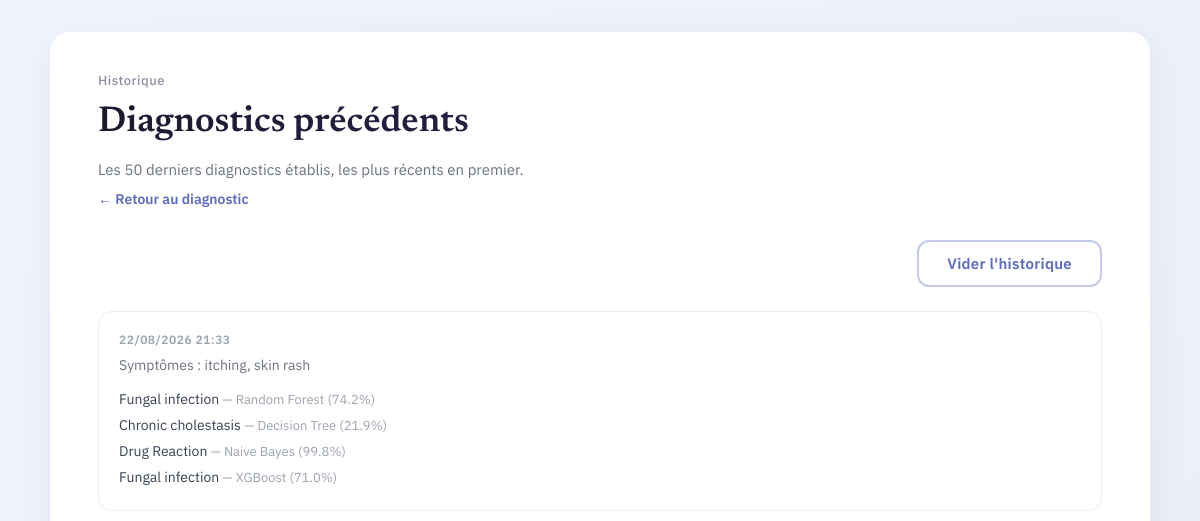
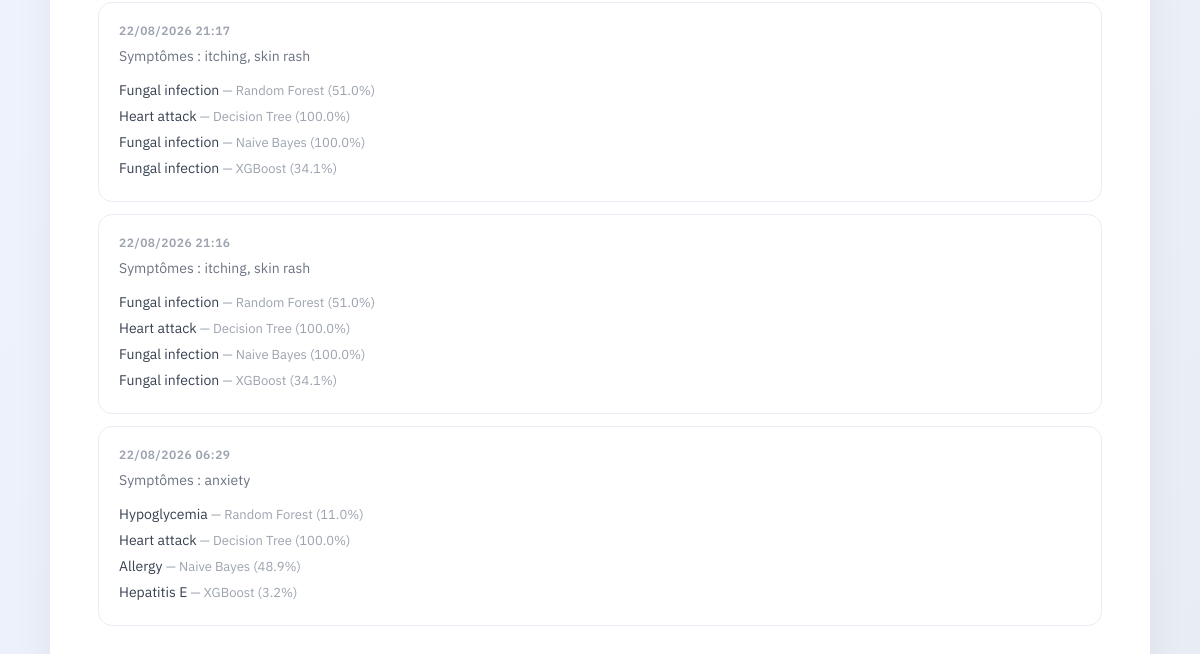
The page /historique on the database as committed earlier (2 pictures, top to bottom).
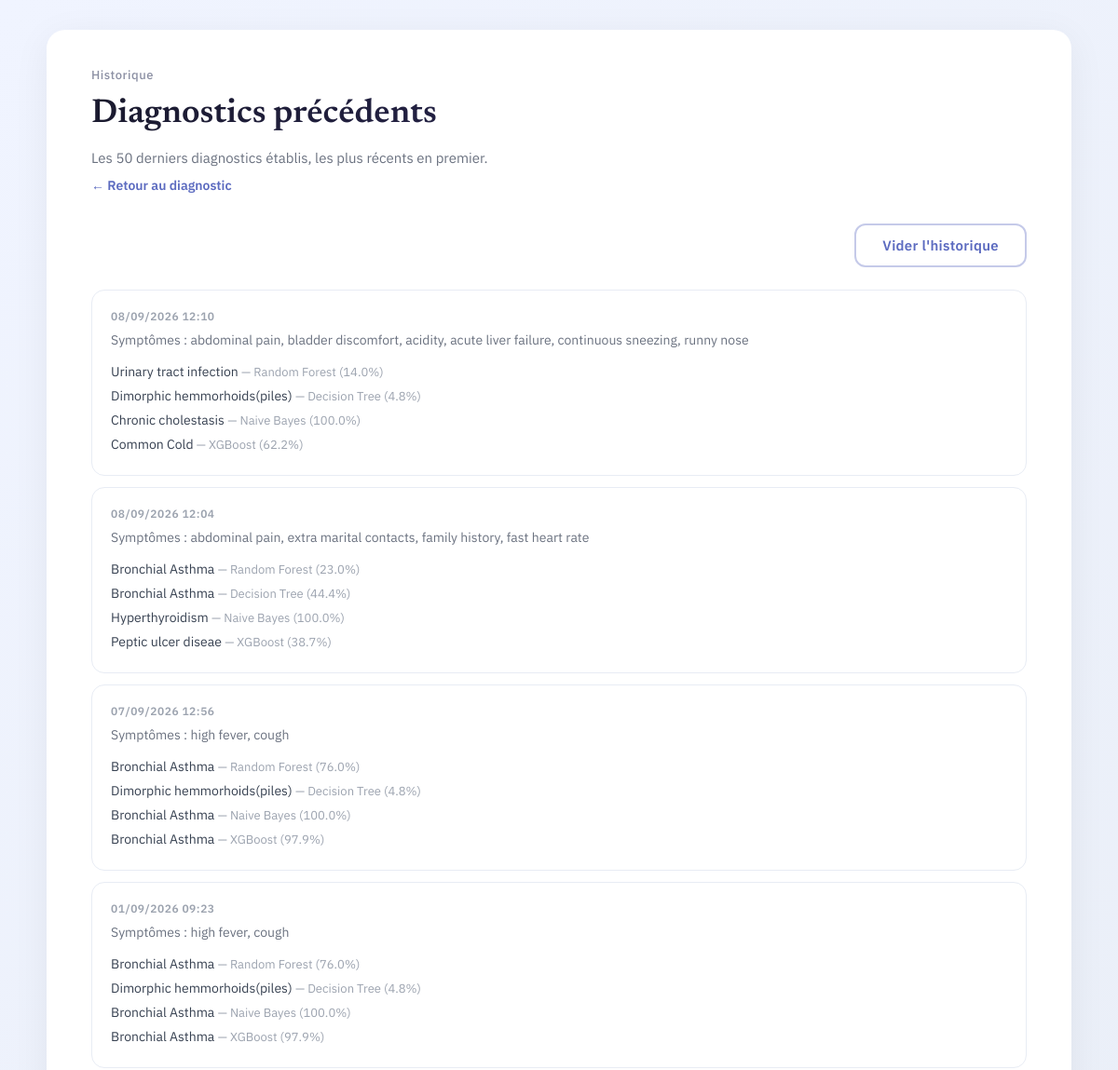
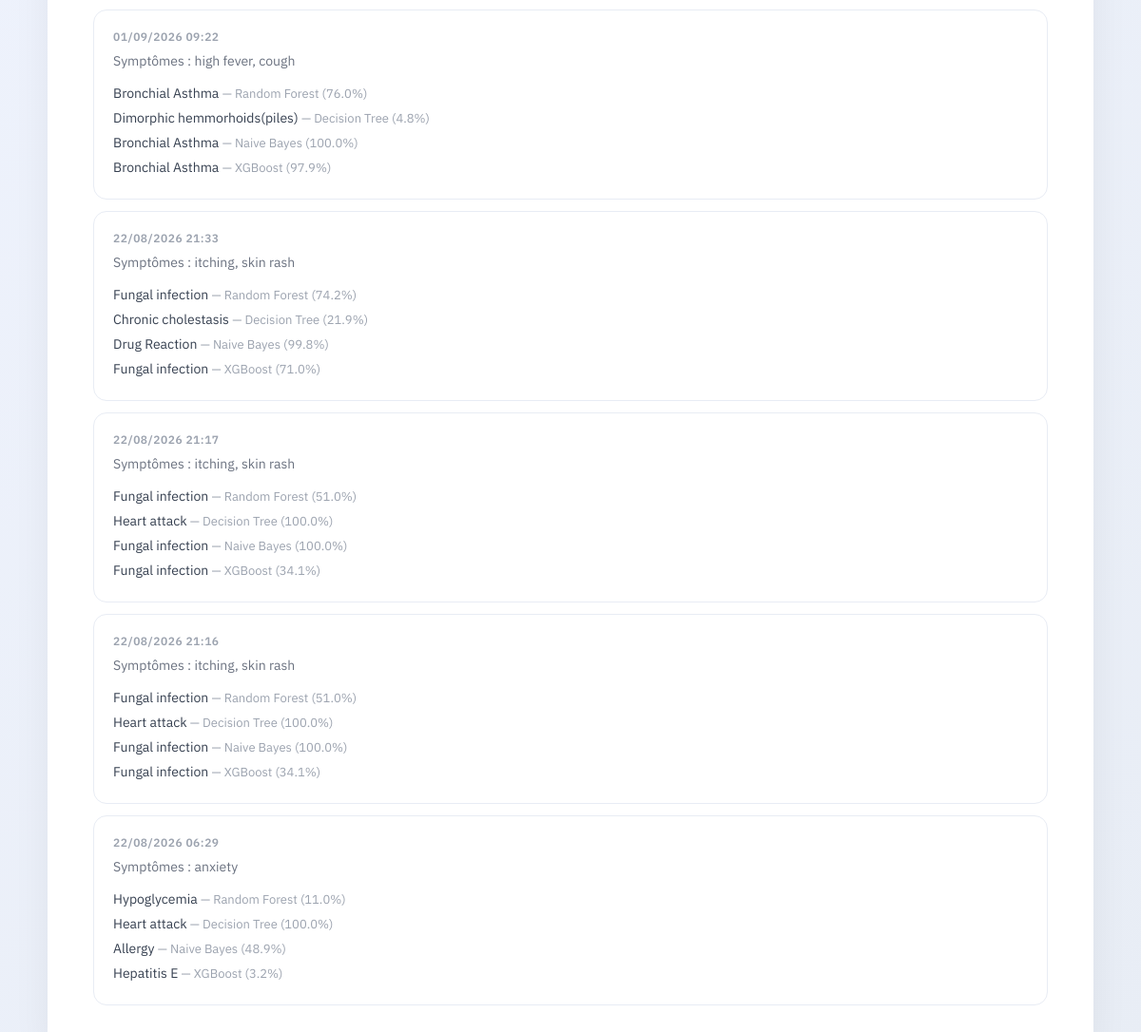
The same page on the database as committed later (2 pictures, top to bottom).
### tables this page shows
CREATE TABLE historique (
            id INTEGER PRIMARY KEY AUTOINCREMENT,
            date_heure TEXT NOT NULL,
            symptomes TEXT NOT NULL,
            resultats TEXT NOT NULL
        , consensus_maladie TEXT, consensus_nb_accord INTEGER, consensus_nb_total INTEGER);

### app.py (the view)
@app.route("/historique")
def historique():
    conn = sqlite3.connect(DB_PATH)
    conn.row_factory = sqlite3.Row
    rows = conn.execute("SELECT * FROM historique ORDER BY id DESC LIMIT 50").fetchall()
    conn.close()
    entries = []
    for row in rows:
        entries.append({
            "id": row["id"],
            "date_heure": row["date_heure"],
            "symptomes": json.loads(row["symptomes"]),
            "resultats": json.loads(row["resultats"]),
        })
    return render_template("historique.html", entries=entries)

### templates/historique.html (shortened to what this page needs)
<!DOCTYPE html>
<html lang="fr">
<head>
<link rel="stylesheet" href="{{ url_for('static', filename='style.css') }}">
</head>
<body>
<div class="sheet">
  <header class="sheet__head">
    <div class="sheet__eyebrow">Historique</div>
    <h1 class="sheet__title">Diagnostics précédents</h1>
    <p class="sheet__sub">Les 50 derniers diagnostics établis, les plus récents en premier.</p>
    <a href="/" class="nav-link">&larr; Retour au diagnostic</a>
  </header>
  {% if entries %}
    <div class="actionrow">
      <button id="viderBtn" class="btn btn--ghost">Vider l'historique</button>
    </div>
    {% for e in entries %}
    <div class="hist-entry">
      <div class="hist-entry__date">{{ e.date_heure }}</div>
      <div class="hist-entry__symptomes">Symptômes : {{ e.symptomes | join(", ") }}</div>
      {% for r in e.resultats %}
        <div class="hist-entry__result">
          {{ r.top3[0].maladie }}
          <span>— {{ r.modele }}{% if r.top3[0].confiance is not none %} ({{ r.top3[0].confiance }}%){% endif %}</span>
        </div>
      {% endfor %}
    </div>
    {% endfor %}
  {% else %}
    <p class="sheet__sub">Aucun diagnostic enregistré pour le moment.</p>
  {% endif %}
</div>
</body>
</html>

### static/style.css (style rules this page uses)
*, *::before, *::after { box-sizing: border-box; margin: 0; padding: 0; }
body { font-family: 'IBM Plex Sans', sans-serif; background: linear-gradient(135deg, #f0f4ff 0%, #e8edf5 100%); color: #1a1a2e; min-height: 100vh; }
h1, h2, h3, h4, h5, h6 { font-family: 'Newsreader', serif; }
.sheet { max-width: 1100px; margin: 32px auto; padding: 40px 48px; background: #fff; border-radius: 20px; box-shadow: 0 8px 40px rgba(0,0,0,0.06); }
.sheet__head { margin-bottom: 32px; }
.sheet__eyebrow { font-size: 13px; color: #8b8fa3; letter-spacing: 0.5px; margin-bottom: 12px; font-weight: 500; }
.sheet__title { font-size: 36px; font-weight: 600; color: #1a1a2e; line-height: 1.25; margin-bottom: 12px; background: linear-gradient(135deg, #1a1a2e, #302b63); -webkit-background-clip: text; -webkit-text-fill-color: transparent; background-clip: text; }
.sheet__sub { font-size: 15px; color: #6b7280; line-height: 1.6; max-width: 700px; }
.btn { padding: 12px 28px; border: none; border-radius: 12px; font-family: 'IBM Plex Sans', sans-serif; font-size: 15px; font-weight: 600; cursor: pointer; transition: all 0.2s ease; letter-spacing: 0.3px; }
.btn--ghost { background: transparent; color: #5c6bc0; border: 2px solid #c5cae9; }
.actionrow { display: flex; justify-content: flex-end; gap: 12px; margin: 24px 0; }
.hist-entry { padding: 20px; margin-bottom: 12px; border: 1px solid #e8ecf4; border-radius: 14px; background: #fff; transition: box-shadow 0.2s; }
.hist-entry__date { font-size: 12px; color: #9ca3af; font-weight: 600; text-transform: uppercase; letter-spacing: 0.5px; margin-bottom: 8px; }
.hist-entry__symptomes { font-size: 14px; color: #6b7280; margin-bottom: 10px; line-height: 1.5; }
.hist-entry__result { font-size: 14px; padding: 4px 0; color: #374151; }
.hist-entry__result span { color: #9ca3af; font-size: 13px; }
.nav-link { display: inline-block; margin-top: 8px; color: #5c6bc0; text-decoration: none; font-weight: 600; font-size: 14px; }

Rows that differ between the two databases and show on the page:
added historique: date_heure "08/09/2026 12:10", symptomes "abdominal pain, bladder discomfort, acidity, acute liver failure, continuous sneezing, runny nose", top3 "Urinary tract infection" "Dimorphic hemmorhoids(piles)" "Chronic cholestasis" "Common Cold", modele "Random Forest" "Decision Tree" "Naive Bayes" "XGBoost", top3 "14.0" "4.8" "100.0" "62.2"
added historique: date_heure "08/09/2026 12:04", symptomes "abdominal pain, extra marital contacts, family history, fast heart rate", top3 "Bronchial Asthma" "Bronchial Asthma" "Hyperthyroidism" "Peptic ulcer diseae", modele "Random Forest" "Decision Tree" "Naive Bayes" "XGBoost", top3 "23.0" "44.4" "100.0" "38.7"
added historique: date_heure "07/09/2026 12:56", symptomes "high fever, cough", top3 "Bronchial Asthma" "Dimorphic hemmorhoids(piles)" "Bronchial Asthma" "Bronchial Asthma", modele "Random Forest" "Decision Tree" "Naive Bayes" "XGBoost", top3 "76.0" "4.8" "100.0" "97.9"
added historique: date_heure "01/09/2026 09:23", symptomes "high fever, cough", top3 "Bronchial Asthma" "Dimorphic hemmorhoids(piles)" "Bronchial Asthma" "Bronchial Asthma", modele "Random Forest" "Decision Tree" "Naive Bayes" "XGBoost", top3 "76.0" "4.8" "100.0" "97.9"
added historique: date_heure "01/09/2026 09:22", symptomes "high fever, cough", top3 "Bronchial Asthma" "Dimorphic hemmorhoids(piles)" "Bronchial Asthma" "Bronchial Asthma", modele "Random Forest" "Decision Tree" "Naive Bayes" "XGBoost", top3 "76.0" "4.8" "100.0" "97.9"
